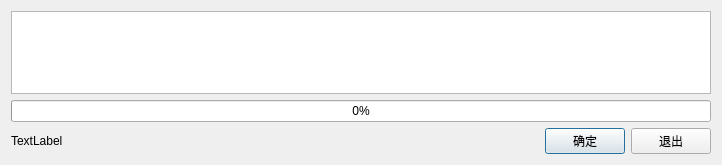
<?xml version="1.0" encoding="UTF-8"?>
<ui version="4.0">
 <class>w_sys_manage_cloudsync_with_time_running</class>
 <widget class="QDialog" name="w_sys_manage_cloudsync_with_time_running">
  <property name="geometry">
   <rect>
    <x>0</x>
    <y>0</y>
    <width>722</width>
    <height>165</height>
   </rect>
  </property>
  <property name="windowTitle">
   <string>Dialog</string>
  </property>
  <layout class="QVBoxLayout" name="verticalLayout">
   <item>
    <widget class="QTextEdit" name="textEdit"/>
   </item>
   <item>
    <widget class="QProgressBar" name="progressBar">
     <property name="value">
      <number>0</number>
     </property>
    </widget>
   </item>
   <item>
    <layout class="QHBoxLayout" name="horizontalLayout" stretch="0,1,0,0">
     <item>
      <widget class="QLabel" name="label_loading">
       <property name="text">
        <string>TextLabel</string>
       </property>
      </widget>
     </item>
     <item>
      <widget class="QLabel" name="label_desc">
       <property name="text">
        <string/>
       </property>
       <property name="wordWrap">
        <bool>true</bool>
       </property>
      </widget>
     </item>
     <item>
      <widget class="QPushButton" name="pushButton_ok">
       <property name="text">
        <string>确定</string>
       </property>
      </widget>
     </item>
     <item>
      <widget class="QPushButton" name="pushButton_exit">
       <property name="text">
        <string>退出</string>
       </property>
      </widget>
     </item>
    </layout>
   </item>
  </layout>
 </widget>
 <resources/>
 <connections/>
</ui>
